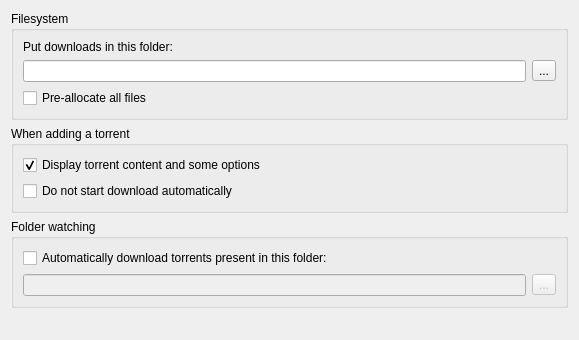
     <widget class="QWidget" name="tab_5" >
      <attribute name="title" >
       <string>Downloads</string>
      </attribute>
      <attribute name="icon" >
       <iconset resource="icons.qrc" >:/Icons/download.png</iconset>
      </attribute>
      <layout class="QVBoxLayout" >
       <item>
        <widget class="QGroupBox" name="fileSystemBox" >
         <property name="title" >
          <string>Filesystem</string>
         </property>
         <layout class="QVBoxLayout" >
          <item>
           <widget class="QLabel" name="lblSavePath" >
            <property name="text" >
             <string>Put downloads in this folder:</string>
            </property>
           </widget>
          </item>
          <item>
           <layout class="QHBoxLayout" >
            <property name="spacing" >
             <number>6</number>
            </property>
            <property name="leftMargin" >
             <number>0</number>
            </property>
            <property name="topMargin" >
             <number>0</number>
            </property>
            <property name="rightMargin" >
             <number>0</number>
            </property>
            <property name="bottomMargin" >
             <number>0</number>
            </property>
            <item>
             <layout class="QHBoxLayout" >
              <property name="spacing" >
               <number>6</number>
              </property>
              <property name="leftMargin" >
               <number>0</number>
              </property>
              <property name="topMargin" >
               <number>0</number>
              </property>
              <property name="rightMargin" >
               <number>0</number>
              </property>
              <property name="bottomMargin" >
               <number>0</number>
              </property>
              <item>
               <widget class="QLineEdit" name="textSavePath" >
                <property name="text" >
                 <string/>
                </property>
               </widget>
              </item>
              <item>
               <widget class="QToolButton" name="browseSaveDirButton" >
                <property name="text" >
                 <string>...</string>
                </property>
               </widget>
              </item>
             </layout>
            </item>
           </layout>
          </item>
          <item>
           <widget class="QCheckBox" name="checkPreallocateAll" >
            <property name="text" >
             <string>Pre-allocate all files</string>
            </property>
           </widget>
          </item>
         </layout>
        </widget>
       </item>
       <item>
        <widget class="QGroupBox" name="torrentAdditionBox" >
         <property name="title" >
          <string>When adding a torrent</string>
         </property>
         <layout class="QVBoxLayout" >
          <item>
           <widget class="QCheckBox" name="checkAdditionDialog" >
            <property name="text" >
             <string>Display torrent content and some options</string>
            </property>
            <property name="checked" >
             <bool>true</bool>
            </property>
           </widget>
          </item>
          <item>
           <widget class="QCheckBox" name="checkStartPaused" >
            <property name="text" >
             <string comment="The torrent will be added to download list in pause state" >Do not start download automatically</string>
            </property>
           </widget>
          </item>
         </layout>
        </widget>
       </item>
       <item>
        <widget class="QGroupBox" name="dirScanBox" >
         <property name="title" >
          <string comment="qBittorrent will watch a directory and automatically download torrents present in it" >Folder watching</string>
         </property>
         <layout class="QVBoxLayout" >
          <item>
           <widget class="QCheckBox" name="checkScanDir" >
            <property name="text" >
             <string>Automatically download torrents present in this folder:</string>
            </property>
           </widget>
          </item>
          <item>
           <layout class="QHBoxLayout" >
            <property name="spacing" >
             <number>6</number>
            </property>
            <property name="leftMargin" >
             <number>0</number>
            </property>
            <property name="topMargin" >
             <number>0</number>
            </property>
            <property name="rightMargin" >
             <number>0</number>
            </property>
            <property name="bottomMargin" >
             <number>0</number>
            </property>
            <item>
             <layout class="QHBoxLayout" >
              <property name="spacing" >
               <number>6</number>
              </property>
              <property name="leftMargin" >
               <number>0</number>
              </property>
              <property name="topMargin" >
               <number>0</number>
              </property>
              <property name="rightMargin" >
               <number>0</number>
              </property>
              <property name="bottomMargin" >
               <number>0</number>
              </property>
              <item>
               <widget class="QLineEdit" name="textScanDir" >
                <property name="enabled" >
                 <bool>false</bool>
                </property>
               </widget>
              </item>
              <item>
               <widget class="QToolButton" name="browseScanDirButton" >
                <property name="enabled" >
                 <bool>false</bool>
                </property>
                <property name="text" >
                 <string>...</string>
                </property>
               </widget>
              </item>
             </layout>
            </item>
           </layout>
          </item>
         </layout>
        </widget>
       </item>
       <item>
        <spacer>
         <property name="orientation" >
          <enum>Qt::Vertical</enum>
         </property>
         <property name="sizeHint" >
          <size>
           <width>557</width>
           <height>21</height>
          </size>
         </property>
        </spacer>
       </item>
      </layout>
     </widget>
